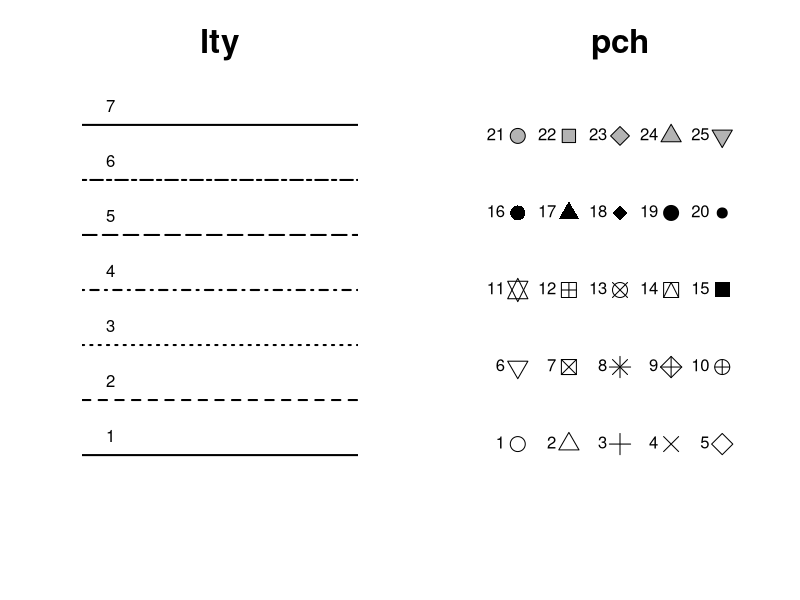

Recreate this plot in R.
################################################################################
### R BASICS WORKSHOP                                                        ###
### EXERCISE 8-5: Flow control                                               ### 
###                                                                                                                                                   ###
### Unida de Servicios Bioinformáticos                                                                                           ###
### Instituto Nacional de Medicina Genómica                                                                                 ###
### Website: github.com/hachepunto/R_Basics_workshop                                                             ### 
################################################################################

## OBJECTIVE:
## Practice the use of 'for' loops "


## TASK 1 ##
## Use loops to create a figure similar to that of the file 
## "ListOfLinesAndSymbols.pdf" that you can download from the website of the 
## workshop. This figure must show how different values to the arguments lty and
## pch of the function "plot.default" results in different lines and symbols in 
## a figure. Make sure the resulting figure is saved as a file as well.

 







































################################################################################
### TASK SOLUTIONS #############################################################
################################################################################

## TASK 1 ##
## The task can be accomplished in multiple wasy, this TASK solution indicates 
## only one.

pdf(file="ListOfLinesAndSymbols.pdf", height=7, width=7*1.75) # Creates the pdf file

  par(mfrow=c(1,2)) # Splits the graphic into two panels
  
  
  plot(c(0.5, 7.5), c(0.5, 7.5), type="n", axes=FALSE, main="lty", ylab="", 
    xlab="", cex.main=2) # Creates an empty graphic

  for(i in 1:7) # Loops through 7 options for lines
  {
  	abline(h=i, lty=i, lwd=2) # Creates a line of lty type equal to "i"
  	text(1, i, labels=i, pos=3, offset = 0.65)
  }
    
    
  plot(c(0.5, 5.5), c(0.5, 5.5), type="n", axes=FALSE, main="pch", ylab="", 
    xlab="", cex.main=2) # Creates an empty graphic
  
  count <- 0 # Creates a variable that will increase in value counting the number 
             # of cases that have been developed with each iteration of the loop
  
  for(i in 1:5) # Loops through 5 positions along the y axis
  {
  	for(j in 1:5) # for each position in y, loops through 5 positions in x
  	{
  		count <- count+1 # Increases the value of the counting variable
  		
  		points(j, i, pch=count, cex=2, col="black", bg="grey70") # Creates a point
  		                                                         # of pch type 
  		                                                         # equal to "count"
  		text(j, i, labels=count, pos=2, offset = 0.65)
  	}
  }

dev.off()


